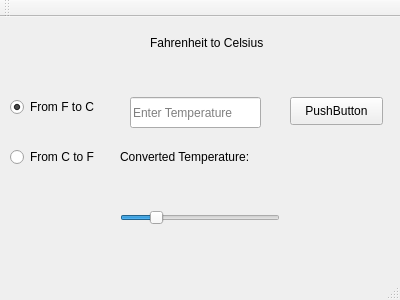
<?xml version="1.0" encoding="UTF-8"?>
<ui version="4.0">
 <class>MainWindow</class>
 <widget class="QMainWindow" name="MainWindow">
  <property name="geometry">
   <rect>
    <x>0</x>
    <y>0</y>
    <width>400</width>
    <height>300</height>
   </rect>
  </property>
  <property name="windowTitle">
   <string>MainWindow</string>
  </property>
  <widget class="QWidget" name="centralWidget">
   <widget class="QRadioButton" name="radioButton">
    <property name="geometry">
     <rect>
      <x>10</x>
      <y>80</y>
      <width>95</width>
      <height>20</height>
     </rect>
    </property>
    <property name="text">
     <string>From F to C</string>
    </property>
    <property name="checked">
     <bool>true</bool>
    </property>
   </widget>
   <widget class="QRadioButton" name="radioButton_2">
    <property name="geometry">
     <rect>
      <x>10</x>
      <y>130</y>
      <width>95</width>
      <height>20</height>
     </rect>
    </property>
    <property name="text">
     <string>From C to F</string>
    </property>
   </widget>
   <widget class="QLabel" name="label">
    <property name="geometry">
     <rect>
      <x>150</x>
      <y>10</y>
      <width>131</width>
      <height>31</height>
     </rect>
    </property>
    <property name="text">
     <string>Fahrenheit to Celsius</string>
    </property>
   </widget>
   <widget class="QSlider" name="horizontalSlider">
    <property name="geometry">
     <rect>
      <x>120</x>
      <y>190</y>
      <width>160</width>
      <height>22</height>
     </rect>
    </property>
    <property name="minimum">
     <number>-459</number>
    </property>
    <property name="maximum">
     <number>459</number>
    </property>
    <property name="value">
     <number>-273</number>
    </property>
    <property name="orientation">
     <enum>Qt::Horizontal</enum>
    </property>
   </widget>
   <widget class="QPushButton" name="pushButton">
    <property name="geometry">
     <rect>
      <x>290</x>
      <y>80</y>
      <width>93</width>
      <height>28</height>
     </rect>
    </property>
    <property name="text">
     <string>PushButton</string>
    </property>
   </widget>
   <widget class="QLineEdit" name="lineEdit">
    <property name="geometry">
     <rect>
      <x>130</x>
      <y>80</y>
      <width>131</width>
      <height>31</height>
     </rect>
    </property>
    <property name="text">
     <string/>
    </property>
    <property name="placeholderText">
     <string>Enter Temperature</string>
    </property>
   </widget>
   <widget class="QLabel" name="label_2">
    <property name="geometry">
     <rect>
      <x>290</x>
      <y>130</y>
      <width>101</width>
      <height>21</height>
     </rect>
    </property>
    <property name="text">
     <string/>
    </property>
   </widget>
   <widget class="QLabel" name="label_3">
    <property name="geometry">
     <rect>
      <x>120</x>
      <y>130</y>
      <width>141</width>
      <height>20</height>
     </rect>
    </property>
    <property name="text">
     <string>Converted Temperature: </string>
    </property>
   </widget>
  </widget>
  <widget class="QMenuBar" name="menuBar">
   <property name="geometry">
    <rect>
     <x>0</x>
     <y>0</y>
     <width>400</width>
     <height>26</height>
    </rect>
   </property>
  </widget>
  <widget class="QToolBar" name="mainToolBar">
   <attribute name="toolBarArea">
    <enum>TopToolBarArea</enum>
   </attribute>
   <attribute name="toolBarBreak">
    <bool>false</bool>
   </attribute>
  </widget>
  <widget class="QStatusBar" name="statusBar"/>
 </widget>
 <layoutdefault spacing="6" margin="11"/>
 <resources/>
 <connections/>
</ui>
